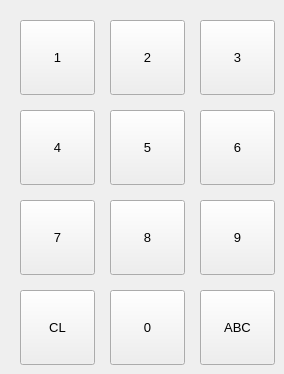
    <widget class="QWidget" name="page">
     <widget class="QPushButton" name="key3">
      <property name="geometry">
       <rect>
        <x>200</x>
        <y>20</y>
        <width>75</width>
        <height>75</height>
       </rect>
      </property>
      <property name="font">
       <font>
        <pointsize>10</pointsize>
       </font>
      </property>
      <property name="text">
       <string>3</string>
      </property>
     </widget>
     <widget class="QPushButton" name="key2">
      <property name="geometry">
       <rect>
        <x>110</x>
        <y>20</y>
        <width>75</width>
        <height>75</height>
       </rect>
      </property>
      <property name="font">
       <font>
        <pointsize>10</pointsize>
       </font>
      </property>
      <property name="text">
       <string>2</string>
      </property>
     </widget>
     <widget class="QPushButton" name="key1">
      <property name="geometry">
       <rect>
        <x>20</x>
        <y>20</y>
        <width>75</width>
        <height>75</height>
       </rect>
      </property>
      <property name="font">
       <font>
        <pointsize>10</pointsize>
       </font>
      </property>
      <property name="mouseTracking">
       <bool>false</bool>
      </property>
      <property name="tabletTracking">
       <bool>false</bool>
      </property>
      <property name="text">
       <string>1</string>
      </property>
      <property name="autoRepeatDelay">
       <number>300</number>
      </property>
      <property name="autoRepeatInterval">
       <number>100</number>
      </property>
      <property name="autoDefault">
       <bool>true</bool>
      </property>
     </widget>
     <widget class="QPushButton" name="key4">
      <property name="geometry">
       <rect>
        <x>20</x>
        <y>110</y>
        <width>75</width>
        <height>75</height>
       </rect>
      </property>
      <property name="font">
       <font>
        <pointsize>10</pointsize>
       </font>
      </property>
      <property name="text">
       <string>4</string>
      </property>
     </widget>
     <widget class="QPushButton" name="key6">
      <property name="geometry">
       <rect>
        <x>200</x>
        <y>110</y>
        <width>75</width>
        <height>75</height>
       </rect>
      </property>
      <property name="font">
       <font>
        <pointsize>10</pointsize>
       </font>
      </property>
      <property name="text">
       <string>6</string>
      </property>
     </widget>
     <widget class="QPushButton" name="key5">
      <property name="geometry">
       <rect>
        <x>110</x>
        <y>110</y>
        <width>75</width>
        <height>75</height>
       </rect>
      </property>
      <property name="font">
       <font>
        <pointsize>10</pointsize>
       </font>
      </property>
      <property name="text">
       <string>5</string>
      </property>
     </widget>
     <widget class="QPushButton" name="key8">
      <property name="geometry">
       <rect>
        <x>110</x>
        <y>200</y>
        <width>75</width>
        <height>75</height>
       </rect>
      </property>
      <property name="font">
       <font>
        <pointsize>10</pointsize>
       </font>
      </property>
      <property name="text">
       <string>8</string>
      </property>
     </widget>
     <widget class="QPushButton" name="key9">
      <property name="geometry">
       <rect>
        <x>200</x>
        <y>200</y>
        <width>75</width>
        <height>75</height>
       </rect>
      </property>
      <property name="font">
       <font>
        <pointsize>10</pointsize>
       </font>
      </property>
      <property name="text">
       <string>9</string>
      </property>
     </widget>
     <widget class="QPushButton" name="key7">
      <property name="geometry">
       <rect>
        <x>20</x>
        <y>200</y>
        <width>75</width>
        <height>75</height>
       </rect>
      </property>
      <property name="font">
       <font>
        <pointsize>10</pointsize>
       </font>
      </property>
      <property name="text">
       <string>7</string>
      </property>
     </widget>
     <widget class="QPushButton" name="letKey">
      <property name="geometry">
       <rect>
        <x>200</x>
        <y>290</y>
        <width>75</width>
        <height>75</height>
       </rect>
      </property>
      <property name="font">
       <font>
        <pointsize>10</pointsize>
       </font>
      </property>
      <property name="text">
       <string>ABC</string>
      </property>
     </widget>
     <widget class="QPushButton" name="keyCl">
      <property name="geometry">
       <rect>
        <x>20</x>
        <y>290</y>
        <width>75</width>
        <height>75</height>
       </rect>
      </property>
      <property name="font">
       <font>
        <pointsize>10</pointsize>
       </font>
      </property>
      <property name="text">
       <string>CL</string>
      </property>
     </widget>
     <widget class="QPushButton" name="key0">
      <property name="geometry">
       <rect>
        <x>110</x>
        <y>290</y>
        <width>75</width>
        <height>75</height>
       </rect>
      </property>
      <property name="font">
       <font>
        <pointsize>10</pointsize>
       </font>
      </property>
      <property name="text">
       <string>0</string>
      </property>
     </widget>
    </widget>
